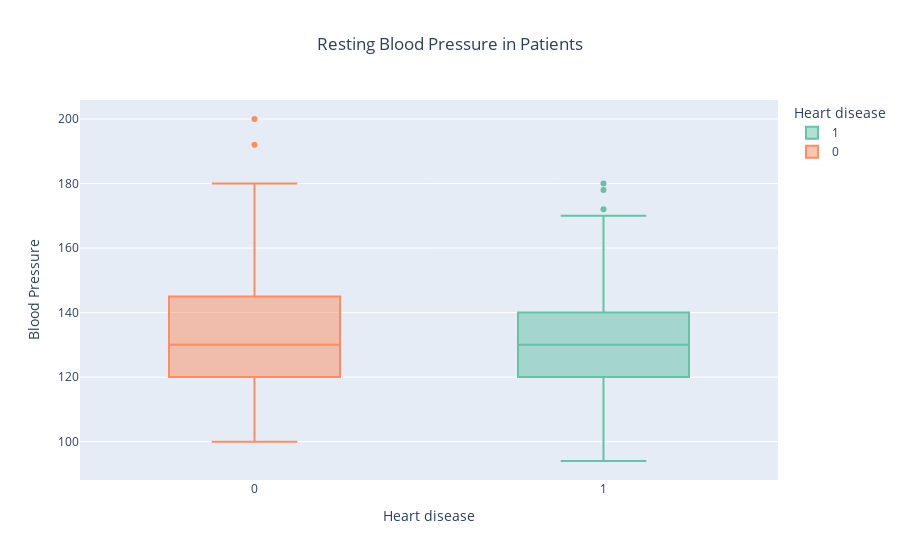

The notebook cell this image was saved under:
### Code cell
fig = px.box(heart, x="target", y="resting_bp", color="target",
             title="Resting Blood Pressure in Patients",
             labels={"target": "Heart disease", "resting_bp": "Blood Pressure"},
            #  color_discrete_sequence=["blue", "red"]
            color_discrete_sequence=px.colors.qualitative.Set2            
            )
            

fig.update_layout(title_x=0.5)
fig.show()

### Figure 1 — Plotly figure (JSON) as saved in the notebook; plotly's stock layout.template omitted (floating-point values rounded to 4 significant figures; data arrays with more than 128 entries replaced by an {"elided": "..."} marker saying what was removed)
{"data": [{"alignmentgroup": "True", "hovertemplate": "Heart disease=%{x}<br>Blood Pressure=%{y}<extra></extra>", "legendgroup": "1", "marker": {"color": "rgb(102,194,165)"}, "name": "1", "notched": false, "offsetgroup": "1", "orientation": "v", "showlegend": true, "type": "box", "x": {"elided": "164 int values"}, "x0": " ", "xaxis": "x", "y": {"elided": "164 int values"}, "y0": " ", "yaxis": "y"}, {"alignmentgroup": "True", "hovertemplate": "Heart disease=%{x}<br>Blood Pressure=%{y}<extra></extra>", "legendgroup": "0", "marker": {"color": "rgb(252,141,98)"}, "name": "0", "notched": false, "offsetgroup": "0", "orientation": "v", "showlegend": true, "type": "box", "x": {"elided": "138 int values"}, "x0": " ", "xaxis": "x", "y": {"elided": "138 int values"}, "y0": " ", "yaxis": "y"}], "layout": {"boxmode": "overlay", "legend": {"title": {"text": "Heart disease"}, "tracegroupgap": 0}, "title": {"text": "Resting Blood Pressure in Patients", "x": 0.5}, "xaxis": {"anchor": "y", "categoryarray": [1, 0], "categoryorder": "array", "domain": [0, 1], "title": {"text": "Heart disease"}}, "yaxis": {"anchor": "x", "domain": [0, 1], "title": {"text": "Blood Pressure"}}}}
